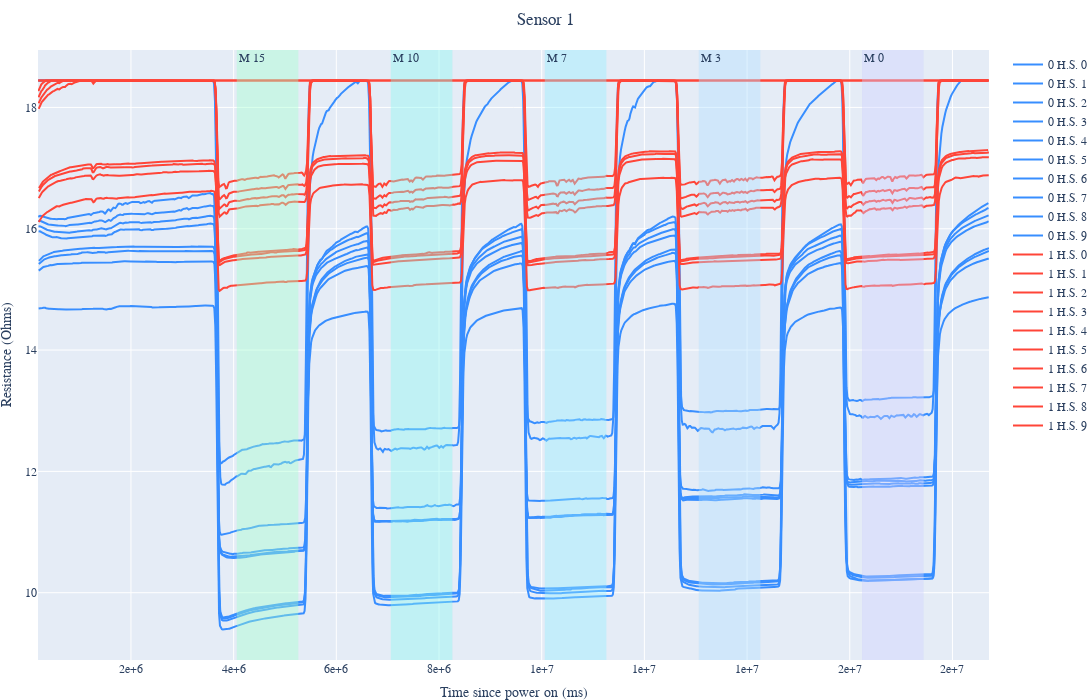

Notebook code for this chart:
### Code cell
plot_matrices_data_arr(sensor_data, 1, sensor_labels, skip=10, cut=10)

### Figure 1 — Plotly figure (JSON) as saved in the notebook; plotly's stock layout.template omitted (floating-point values rounded to 4 significant figures; data arrays with more than 128 entries replaced by an {"elided": "..."} marker saying what was removed)
{"data": [{"line": {"color": "#388eff"}, "mode": "lines", "name": "0 H.S. 0", "showlegend": true, "type": "scatter", "x": {"elided": "1012 int values"}, "y": {"elided": "1012 float values"}}, {"line": {"color": "#388eff"}, "mode": "lines", "name": "0 H.S. 1", "showlegend": true, "type": "scatter", "x": {"elided": "1012 int values"}, "y": {"elided": "1012 float values"}}, {"line": {"color": "#388eff"}, "mode": "lines", "name": "0 H.S. 2", "showlegend": true, "type": "scatter", "x": {"elided": "1012 int values"}, "y": {"elided": "1012 float values"}}, {"line": {"color": "#388eff"}, "mode": "lines", "name": "0 H.S. 3", "showlegend": true, "type": "scatter", "x": {"elided": "1012 int values"}, "y": {"elided": "1012 float values"}}, {"line": {"color": "#388eff"}, "mode": "lines", "name": "0 H.S. 4", "showlegend": true, "type": "scatter", "x": {"elided": "1012 int values"}, "y": {"elided": "1012 float values"}}, {"line": {"color": "#388eff"}, "mode": "lines", "name": "0 H.S. 5", "showlegend": true, "type": "scatter", "x": {"elided": "1012 int values"}, "y": {"elided": "1012 float values"}}, {"line": {"color": "#388eff"}, "mode": "lines", "name": "0 H.S. 6", "showlegend": true, "type": "scatter", "x": {"elided": "1012 int values"}, "y": {"elided": "1012 float values"}}, {"line": {"color": "#388eff"}, "mode": "lines", "name": "0 H.S. 7", "showlegend": true, "type": "scatter", "x": {"elided": "1012 int values"}, "y": {"elided": "1012 float values"}}, {"line": {"color": "#388eff"}, "mode": "lines", "name": "0 H.S. 8", "showlegend": true, "type": "scatter", "x": {"elided": "1012 int values"}, "y": {"elided": "1012 float values"}}, {"line": {"color": "#388eff"}, "mode": "lines", "name": "0 H.S. 9", "showlegend": true, "type": "scatter", "x": {"elided": "1012 int values"}, "y": {"elided": "1012 float values"}}, {"line": {"color": "#ff4538"}, "mode": "lines", "name": "1 H.S. 0", "showlegend": true, "type": "scatter", "x": {"elided": "1009 int values"}, "y": {"elided": "1009 float values"}}, {"line": {"color": "#ff4538"}, "mode": "lines", "name": "1 H.S. 1", "showlegend": true, "type": "scatter", "x": {"elided": "1009 int values"}, "y": {"elided": "1009 float values"}}, {"line": {"color": "#ff4538"}, "mode": "lines", "name": "1 H.S. 2", "showlegend": true, "type": "scatter", "x": {"elided": "1009 int values"}, "y": {"elided": "1009 float values"}}, {"line": {"color": "#ff4538"}, "mode": "lines", "name": "1 H.S. 3", "showlegend": true, "type": "scatter", "x": {"elided": "1009 int values"}, "y": {"elided": "1009 float values"}}, {"line": {"color": "#ff4538"}, "mode": "lines", "name": "1 H.S. 4", "showlegend": true, "type": "scatter", "x": {"elided": "1008 int values"}, "y": {"elided": "1008 float values"}}, {"line": {"color": "#ff4538"}, "mode": "lines", "name": "1 H.S. 5", "showlegend": true, "type": "scatter", "x": {"elided": "1009 int values"}, "y": {"elided": "1009 float values"}}, {"line": {"color": "#ff4538"}, "mode": "lines", "name": "1 H.S. 6", "showlegend": true, "type": "scatter", "x": {"elided": "1009 int values"}, "y": {"elided": "1009 float values"}}, {"line": {"color": "#ff4538"}, "mode": "lines", "name": "1 H.S. 7", "showlegend": true, "type": "scatter", "x": {"elided": "1009 int values"}, "y": {"elided": "1009 float values"}}, {"line": {"color": "#ff4538"}, "mode": "lines", "name": "1 H.S. 8", "showlegend": true, "type": "scatter", "x": {"elided": "1009 int values"}, "y": {"elided": "1009 float values"}}, {"line": {"color": "#ff4538"}, "mode": "lines", "name": "1 H.S. 9", "showlegend": true, "type": "scatter", "x": {"elided": "1008 int values"}, "y": {"elided": "1008 float values"}}], "layout": {"annotations": [{"showarrow": false, "text": "M 15", "x": 4060367, "xanchor": "left", "xref": "x", "y": 1, "yanchor": "top", "yref": "y domain"}, {"showarrow": false, "text": "M 10", "x": 7060259, "xanchor": "left", "xref": "x", "y": 1, "yanchor": "top", "yref": "y domain"}, {"showarrow": false, "text": "M 7", "x": 10060339, "xanchor": "left", "xref": "x", "y": 1, "yanchor": "top", "yref": "y domain"}, {"showarrow": false, "text": "M 3", "x": 13059371, "xanchor": "left", "xref": "x", "y": 1, "yanchor": "top", "yref": "y domain"}, {"showarrow": false, "text": "M 0", "x": 16239119, "xanchor": "left", "xref": "x", "y": 1, "yanchor": "top", "yref": "y domain"}], "font": {"family": "Times New Roman"}, "height": 700, "margin": {"b": 0, "l": 0, "r": 10, "t": 50}, "shapes": [{"fillcolor": "#a0fecd", "line": {"width": 0}, "opacity": 0.4, "type": "rect", "x0": 4060367, "x1": 5260335, "xref": "x", "y0": 0, "y1": 1, "yref": "y domain"}, {"fillcolor": "#88f8ef", "line": {"width": 0}, "opacity": 0.4, "type": "rect", "x0": 7060259, "x1": 8259776, "xref": "x", "y0": 0, "y1": 1, "yref": "y domain"}, {"fillcolor": "#91edff", "line": {"width": 0}, "opacity": 0.4, "type": "rect", "x0": 10060339, "x1": 11259439, "xref": "x", "y0": 0, "y1": 1, "yref": "y domain"}, {"fillcolor": "#afdfff", "line": {"width": 0}, "opacity": 0.4, "type": "rect", "x0": 13059371, "x1": 14259330, "xref": "x", "y0": 0, "y1": 1, "yref": "y domain"}, {"fillcolor": "#cdd0ff", "line": {"width": 0}, "opacity": 0.4, "type": "rect", "x0": 16239119, "x1": 17439235, "xref": "x", "y0": 0, "y1": 1, "yref": "y domain"}], "title": {"font": {"family": "Times New Roman"}, "pad": {"b": 0, "l": 0, "r": 0, "t": 0}, "text": "Sensor 1", "x": 0.5}, "width": 1200, "xaxis": {"tickformat": ".0e", "title": {"text": "Time since power on (ms)"}}, "yaxis": {"title": {"text": "Resistance (Ohms)"}}}}
